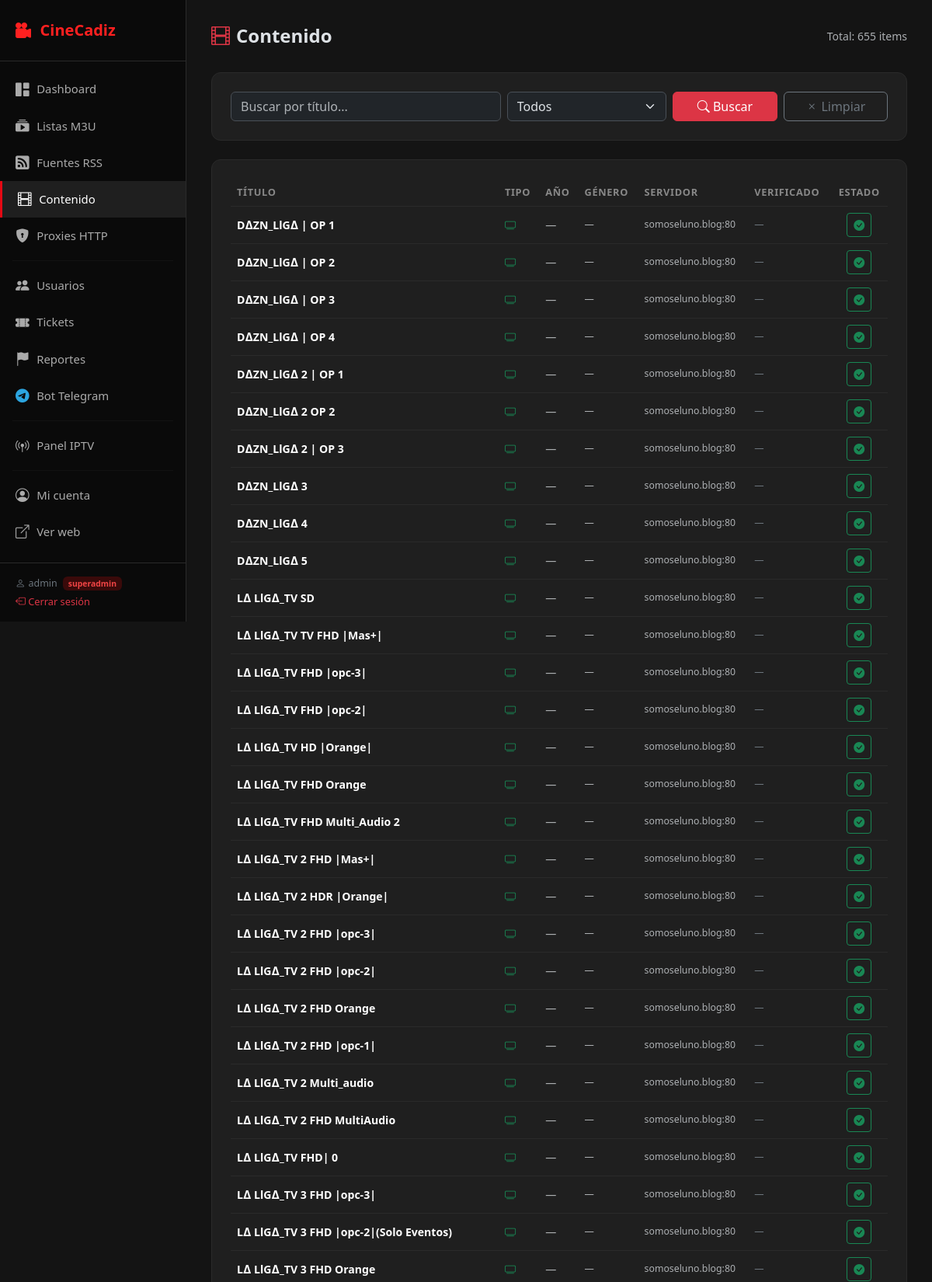
/admin/contenido (signed in, upper part), run on the app's committed database.
### models.py (models this page shows, shortened)
class User(db.Model):
    __tablename__ = 'users'
    id             = db.Column(db.Integer, primary_key=True)
    username       = db.Column(db.String(50), unique=True, nullable=False)
    password_hash  = db.Column(db.String(255), nullable=False)
    role           = db.Column(db.String(20), nullable=False, default='user')
    invite_limit      = db.Column(db.Integer, nullable=False, default=10)
    invites_used      = db.Column(db.Integer, nullable=False, default=0)
    iptv_user_limit   = db.Column(db.Integer, nullable=False, default=10)
    activo         = db.Column(db.Boolean, nullable=False, default=True)
    fecha_creacion = db.Column(db.DateTime, default=datetime.utcnow)
    last_seen      = db.Column(db.DateTime, nullable=True)
    invited_by_id  = db.Column(db.Integer, db.ForeignKey('users.id'), nullable=True)
    invited_by = db.relationship(
        'User', remote_side=[id], foreign_keys=[invited_by_id],
    )
    listas = db.relationship(
        'Lista', foreign_keys='Lista.owner_id',
        backref='owner', lazy='dynamic',
    )
    fuentes_rss = db.relationship(
        'FuenteRSS', foreign_keys='FuenteRSS.owner_id',
        backref='owner', lazy='dynamic',
    )
    invite_tokens = db.relationship(
        'InviteToken', foreign_keys='InviteToken.created_by_id',
        backref='creator', lazy='dynamic',
    )
    sessions = db.relationship(
        'UserSession', backref='user', lazy='dynamic',
        cascade='all, delete-orphan',
    )
    tickets = db.relationship(
        'Ticket', foreign_keys='Ticket.user_id',
        backref='user', lazy='dynamic',
    )
    @property
    def is_superadmin(self) -> bool:
        return self.role == 'superadmin'
    @property
    def is_premium(self) -> bool:
        return self.role in ('superadmin', 'premium')

class Contenido(db.Model):
    __tablename__ = 'contenidos'
    id            = db.Column(db.Integer, primary_key=True)
    titulo        = db.Column(db.String(500), nullable=False)
    tipo          = db.Column(db.String(20), default='pelicula')     # 'pelicula' | 'serie' | 'live'
    url_stream    = db.Column(db.Text, nullable=False)
    url_hash      = db.Column(db.String(64), unique=True, nullable=False, index=True)
    fuente        = db.Column(db.String(10), default='m3u', index=True)
    servidor      = db.Column(db.String(300))
    imagen        = db.Column(db.Text)
    descripcion   = db.Column(db.Text)
    año           = db.Column(db.Integer)
    genero        = db.Column(db.String(300))
    group_title   = db.Column(db.String(300))
    idioma        = db.Column(db.String(100))
    pais          = db.Column(db.String(50))
    temporada     = db.Column(db.Integer)
    episodio      = db.Column(db.Integer)
    activo              = db.Column(db.Boolean, default=True, index=True)
    fecha_agregado      = db.Column(db.DateTime, default=datetime.utcnow)
    ultima_verificacion = db.Column(db.DateTime)
    live_urls_json  = db.Column(db.Text, nullable=True)
    live_active_idx = db.Column(db.Integer, nullable=False, default=0)
    lista_id      = db.Column(db.Integer, db.ForeignKey('listas.id'),      nullable=True)
    fuente_rss_id = db.Column(db.Integer, db.ForeignKey('fuentes_rss.id'), nullable=True)
    reports = db.relationship(
        'ChannelReport', backref='contenido',
        lazy='dynamic', cascade='all, delete-orphan',
    )

### routes_admin.py (the view)
@admin_bp.get('/contenido')
@login_required
def contenido():
    page = max(1, request.args.get('page', 1, type=int))
    tipo = request.args.get('tipo', '')
    fuente = request.args.get('fuente', '')
    q = request.args.get('q', '').strip()
    query = Contenido.query
    if tipo in ('pelicula', 'serie'):
        query = query.filter_by(tipo=tipo)
    if fuente in ('m3u', 'rss'):
        query = query.filter_by(fuente=fuente)
    if q:
        query = query.filter(Contenido.titulo.ilike(f'%{q}%'))
    pagination = query.order_by(Contenido.fecha_agregado.desc()).paginate(
        page=page, per_page=50, error_out=False
    )
    return render_template('admin/content.html',
                           pagination=pagination, tipo=tipo, fuente=fuente, q=q)

### routes_admin.py (called while the page is built)
def _get_panel_user():
    user_id = session.get('user_id')
    if not user_id:
        return None
    u = User.query.get(user_id)
    return u if (u and u.activo and u.is_premium) else None

def login_required(f):
    @wraps(f)
    def decorated(*args, **kwargs):
        if not _get_panel_user():
            return redirect(url_for('admin.login'))
        return f(*args, **kwargs)
    return decorated

### templates/admin/content.html (shortened to what this page needs)
{% extends "admin/base.html" %}
{% block content %}
<div class="topbar">
    <h1><i class="bi bi-film me-2 text-danger"></i>Contenido</h1>
    <span class="text-muted small">Total: {{ pagination.total }} items</span>
</div>
<div class="form-card mb-4">
    <form method="get" class="row g-2 align-items-end">
        <div class="col-md-5">
            <input type="text" name="q" value="{{ q }}" class="form-control"
                   placeholder="Buscar por título...">
        </div>
        <div class="col-md-3">
            <select name="tipo" class="form-select">
                <option value="">Todos</option>
            </select>
        </div>
        <div class="col-md-2">
            <button type="submit" class="btn btn-danger w-100">
                <i class="bi bi-search"></i> Buscar
            </button>
        </div>
        <div class="col-md-2">
            <a href="{{ url_for('admin.contenido') }}" class="btn btn-outline-secondary w-100">
                <i class="bi bi-x"></i> Limpiar
            </a>
        </div>
    </form>
</div>
<div class="form-card">
    <div class="table-responsive">
        <table class="table table-dark table-hover align-middle mb-0" style="font-size:.88rem">
            <thead>
                <tr>
                    <th>Título</th>
                    <th>Tipo</th>
                    <th>Año</th>
                    <th>Género</th>
                    <th>Servidor</th>
                    <th>Verificado</th>
                    <th class="text-center">Estado</th>
                </tr>
            </thead>
            <tbody>
            {% for item in pagination.items %}
            <tr>
                <td>
                    <div class="d-flex align-items-center gap-2">
                        <div>
                            <strong>{{ item.titulo }}</strong>
                        </div>
                    </div>
                </td>
                <td>
                    {% if item.tipo == 'pelicula' %}
                        <i class="bi bi-camera-film text-primary"></i>
                    {% else %}
                        <i class="bi bi-tv text-success"></i>
                    {% endif %}
                </td>
                <td class="text-muted">{{ item.año or '—' }}</td>
                <td class="text-muted small">{{ (item.genero or '—')[:30] }}</td>
                <td class="text-muted small">{{ (item.servidor or '—')[:30] }}</td>
                <td class="text-muted small">
                    {% if item.ultima_verificacion %}
                        {{ item.ultima_verificacion.strftime('%d/%m %H:%M') }}
                    {% else %}
                        <span class="text-secondary">—</span>
                    {% endif %}
                </td>
                <td class="text-center">
                    <button class="btn btn-sm toggle-btn
                                   {% if item.activo %}btn-outline-success{% else %}btn-outline-secondary{% endif %}"
                            data-id="{{ item.id }}"
                            title="{% if item.activo %}Activo — click para desactivar{% else %}Inactivo — click para activar{% endif %}">
                        <i class="bi {% if item.activo %}bi-check-circle-fill{% else %}bi-x-circle{% endif %}"></i>
                    </button>
                </td>
            </tr>
            {% else %}
            <tr>
                <td colspan="7" class="text-center text-muted py-4">
                    No se encontraron resultados.
                </td>
            </tr>
            {% endfor %}
            </tbody>
        </table>
    </div>
</div>
{% endblock %}

### templates/admin/base.html (shortened to what this page needs)
<!DOCTYPE html>
<html lang="es" data-bs-theme="dark">
<head>
    <link href="https://cdn.jsdelivr.net/npm/bootstrap@5.3.3/dist/css/bootstrap.min.css" rel="stylesheet">
    <link href="https://cdn.jsdelivr.net/npm/bootstrap-icons@1.11.3/font/bootstrap-icons.css" rel="stylesheet">
</head>
<body>
<aside class="sidebar">
    <a href="{{ url_for('admin.dashboard') }}" class="sidebar-logo">
        <i class="bi bi-camera-reels-fill"></i> CineCadiz
    </a>
    <nav>
        <a href="{{ url_for('admin.dashboard') }}"
           class="{% if request.endpoint == 'admin.dashboard' %}active{% endif %}">
            <i class="bi bi-grid-1x2-fill"></i> Dashboard
        </a>
        <a href="{{ url_for('admin.listas') }}"
           class="{% if 'listas' in request.endpoint %}active{% endif %}">
            <i class="bi bi-collection-play-fill"></i>
            {% if current_user and not current_user.is_superadmin %}Mis Listas{% else %}Listas M3U{% endif %}
        </a>
        <a href="{{ url_for('admin.rss') }}"
           class="{% if 'rss' in request.endpoint %}active{% endif %}">
            <i class="bi bi-rss-fill"></i>
            {% if current_user and not current_user.is_superadmin %}Mis Fuentes RSS{% else %}Fuentes RSS{% endif %}
        </a>
        {% if current_user and current_user.is_superadmin %}
        <a href="{{ url_for('admin.contenido') }}"
           class="{% if 'contenido' in request.endpoint %}active{% endif %}">
            <i class="bi bi-film"></i> Contenido
        </a>
        <a href="{{ url_for('admin.proxies') }}"
           class="{% if 'proxies' in request.endpoint %}active{% endif %}">
            <i class="bi bi-shield-lock-fill"></i> Proxies HTTP
        </a>
        <hr style="border-color:#2a2a2a;margin:.5rem 1rem;">
        <a href="{{ url_for('admin.users') }}"
           class="{% if 'users' in request.endpoint %}active{% endif %}">
            <i class="bi bi-people-fill"></i> Usuarios
        </a>
        <a href="{{ url_for('admin.tickets') }}"
           class="{% if 'tickets' in request.endpoint %}active{% endif %}">
            <i class="bi bi-ticket-perforated-fill"></i> Tickets
        </a>
        <a href="{{ url_for('admin.reportes') }}"
           class="{% if 'reportes' in request.endpoint %}active{% endif %}">
            <i class="bi bi-flag-fill"></i> Reportes
        </a>
        <a href="{{ url_for('admin.telegram') }}"
           class="{% if 'telegram' in request.endpoint %}active{% endif %}">
            <i class="bi bi-telegram" style="color:#2ca5e0;"></i> Bot Telegram
        </a>
        <hr style="border-color:#2a2a2a;margin:.5rem 1rem;">
        {% endif %}
        <a href="{{ url_for('admin.iptv_panel') }}"
           class="{% if 'iptv' in request.endpoint %}active{% endif %}">
            <i class="bi bi-broadcast-pin"></i>
            {% if current_user and current_user.is_superadmin %}Panel IPTV{% else %}Mis Usuarios IPTV{% endif %}
        </a>
        <hr style="border-color:#2a2a2a;margin:.5rem 1rem;">
        <a href="{{ url_for('auth.mi_cuenta') }}">
            <i class="bi bi-person-circle"></i> Mi cuenta
        </a>
        <a href="{{ url_for('index') }}" target="_blank">
            <i class="bi bi-box-arrow-up-right"></i> Ver web
        </a>
    </nav>
    <div class="sidebar-footer">
        <div class="mb-1">
            {% if current_user %}
            <span class="text-secondary" style="font-size:.78rem;">
                <i class="bi bi-person me-1"></i>{{ current_user.username }}
                <span class="badge ms-1"
                      style="font-size:.65rem;
                             {% if current_user.is_superadmin %}background:#3a0a0a;color:#ef4444;
                             {% else %}background:#3a2800;color:#f59e0b;{% endif %}">
                    {{ current_user.role }}
                </span>
            </span>
            {% endif %}
        </div>
        <a href="{{ url_for('admin.logout') }}" class="text-danger text-decoration-none">
            <i class="bi bi-box-arrow-left"></i> Cerrar sesión
        </a>
    </div>
</aside>
<main class="main-wrapper">
    {% block content %}{% endblock %}
</main>
</body>
</html>

### templates/admin/base.html (style rules this page uses)
:root { --cc-red: #e50914; --cc-dark: #141414; --cc-card: #1f1f1f; }
body { background: var(--cc-dark); min-height: 100vh; }
.sidebar { width: 240px; min-height: 100vh; background: #0a0a0a; border-right: 1px solid #2a2a2a; position: fixed; top: 0; left: 0; z-index: 100; display: flex; flex-direction: column; }
.sidebar-logo { padding: 1.5rem 1.25rem; font-size: 1.25rem; font-weight: 700; color: var(--cc-red); border-bottom: 1px solid #2a2a2a; text-decoration: none; }
.sidebar-logo i { margin-right: .4rem; }
.sidebar nav { flex: 1; padding: .75rem 0; }
.sidebar nav a { display: flex; align-items: center; gap: .6rem; padding: .65rem 1.25rem; color: #aaa; text-decoration: none; font-size: .93rem; transition: background .15s, color .15s; }
.sidebar nav a:hover, .sidebar nav a.active { background: #1f1f1f; color: #fff; }
.sidebar nav a.active { border-left: 3px solid var(--cc-red); }
.sidebar nav a i { font-size: 1.1rem; }
.sidebar-footer { padding: 1rem 1.25rem; border-top: 1px solid #2a2a2a; font-size: .8rem; color: #555; }
.main-wrapper { margin-left: 240px; min-height: 100vh; padding: 2rem; }
.table-dark { --bs-table-bg: var(--cc-card); }
.table th { border-color: #2a2a2a; font-size: .8rem; text-transform: uppercase; letter-spacing: .05em; color: #888; }
.table td { border-color: #2a2a2a; vertical-align: middle; }
.topbar { display: flex; align-items: center; justify-content: space-between; margin-bottom: 2rem; }
.topbar h1 { font-size: 1.5rem; font-weight: 700; margin: 0; }
.form-card { background: var(--cc-card); border: 1px solid #2a2a2a; border-radius: 12px; padding: 1.5rem; }

### data on the page
User: username "admin", role "superadmin"
Contenido: titulo "D∆ZN_LlG∆ | OP 1", año "—", genero "—", servidor "somoseluno.blog:80", activo True (drawn)
Contenido: titulo "D∆ZN_LlG∆ | OP 2", año "—", genero "—", servidor "somoseluno.blog:80", activo True (drawn)
Contenido: titulo "D∆ZN_LlG∆ | OP 3", año "—", genero "—", servidor "somoseluno.blog:80", activo True (drawn)
Contenido: titulo "D∆ZN_LlG∆ | OP 4", año "—", genero "—", servidor "somoseluno.blog:80", activo True (drawn)
Contenido: titulo "D∆ZN_LlG∆ 2 | OP 1", año "—", genero "—", servidor "somoseluno.blog:80", activo True (drawn)
Contenido: titulo "D∆ZN_LlG∆ 2 OP 2", año "—", genero "—", servidor "somoseluno.blog:80", activo True (drawn)
Contenido: titulo "D∆ZN_LlG∆ 2 | OP 3", año "—", genero "—", servidor "somoseluno.blog:80", activo True (drawn)
Contenido: titulo "D∆ZN_LlG∆ 3", año "—", genero "—", servidor "somoseluno.blog:80", activo True (drawn)
Contenido: titulo "D∆ZN_LlG∆ 4", año "—", genero "—", servidor "somoseluno.blog:80", activo True (drawn)
Contenido: titulo "D∆ZN_LlG∆ 5", año "—", genero "—", servidor "somoseluno.blog:80", activo True (drawn)
Contenido: titulo "L∆ LlG∆_TV SD", año "—", genero "—", servidor "somoseluno.blog:80", activo True (drawn)
Contenido: titulo "L∆ LlG∆_TV TV FHD |Mas+|", año "—", genero "—", servidor "somoseluno.blog:80", activo True (drawn)
Contenido: titulo "L∆ LlG∆_TV FHD |opc-3|", año "—", genero "—", servidor "somoseluno.blog:80", activo True (drawn)
Contenido: titulo "L∆ LlG∆_TV FHD |opc-2|", año "—", genero "—", servidor "somoseluno.blog:80", activo True (drawn)
Contenido: titulo "L∆ LlG∆_TV HD |Orange|", año "—", genero "—", servidor "somoseluno.blog:80", activo True (drawn)
Contenido: titulo "L∆ LlG∆_TV FHD Orange", año "—", genero "—", servidor "somoseluno.blog:80", activo True (drawn)
Contenido: titulo "L∆ LlG∆_TV FHD Multi_Audio 2", año "—", genero "—", servidor "somoseluno.blog:80", activo True (drawn)
Contenido: titulo "L∆ LlG∆_TV 2 FHD |Mas+|", año "—", genero "—", servidor "somoseluno.blog:80", activo True (drawn)
Contenido: titulo "L∆ LlG∆_TV 2 HDR |Orange|", año "—", genero "—", servidor "somoseluno.blog:80", activo True (drawn)
Contenido: titulo "L∆ LlG∆_TV 2 FHD |opc-3|", año "—", genero "—", servidor "somoseluno.blog:80", activo True (drawn)
Contenido: titulo "L∆ LlG∆_TV 2 FHD |opc-2|", año "—", genero "—", servidor "somoseluno.blog:80", activo True (drawn)
Contenido: titulo "L∆ LlG∆_TV 2 FHD Orange", año "—", genero "—", servidor "somoseluno.blog:80", activo True (drawn)
Contenido: titulo "L∆ LlG∆_TV 2 FHD |opc-1|", año "—", genero "—", servidor "somoseluno.blog:80", activo True (drawn)
Contenido: titulo "L∆ LlG∆_TV 2 Multi_audio", año "—", genero "—", servidor "somoseluno.blog:80", activo True (drawn)
Contenido: titulo "L∆ LlG∆_TV 2 FHD MultiAudio", año "—", genero "—", servidor "somoseluno.blog:80", activo True (drawn)
Contenido: titulo "L∆ LlG∆_TV FHD| 0", año "—", genero "—", servidor "somoseluno.blog:80", activo True (drawn)
Contenido: titulo "L∆ LlG∆_TV 3 FHD |opc-3|", año "—", genero "—", servidor "somoseluno.blog:80", activo True (drawn)
Contenido: titulo "L∆ LlG∆_TV 3 FHD |opc-2|(Solo Eventos)", año "—", genero "—", servidor "somoseluno.blog:80", activo True (drawn)
Contenido: titulo "L∆ LlG∆_TV 3 FHD Orange", año "—", genero "—", servidor "somoseluno.blog:80", activo True (drawn)

### other printed values
{{ pagination.total }} "655"
